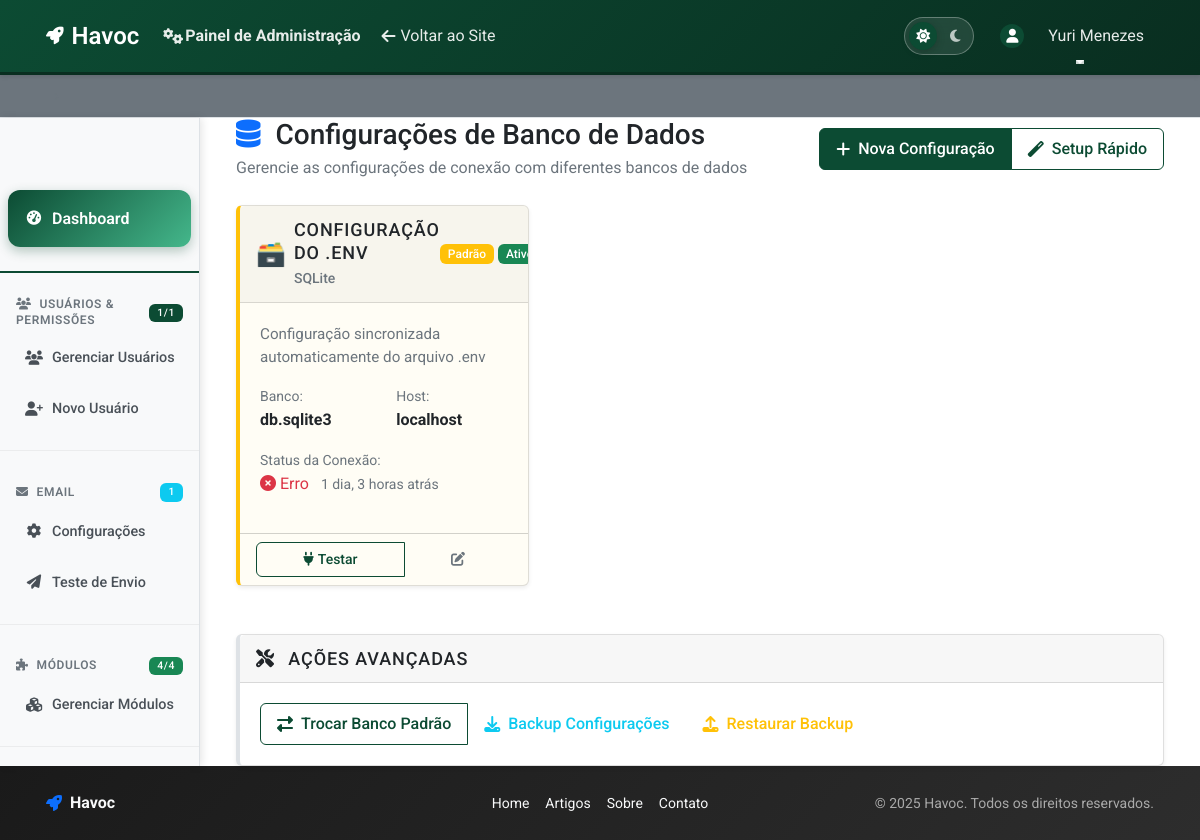
The page /config/banco-dados/ (signed in) on the database as committed earlier.
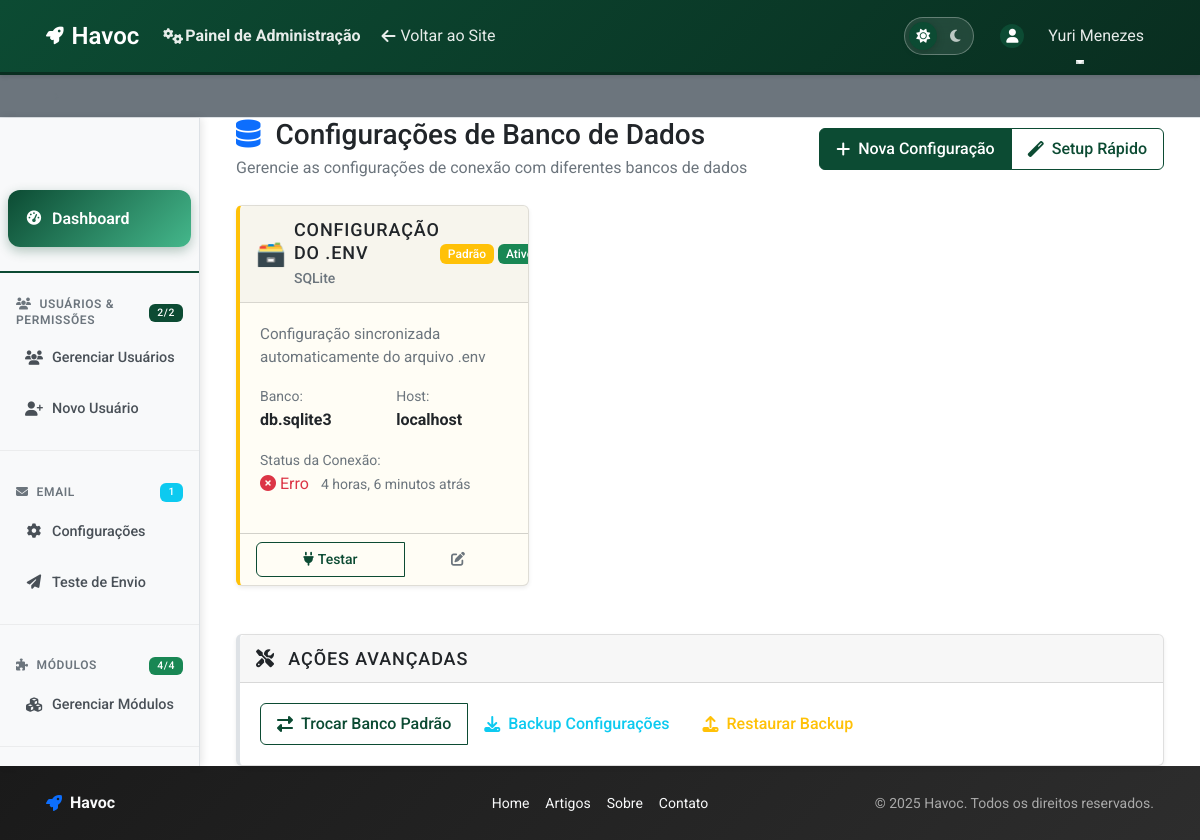
The same page on the database as committed later.
### apps/config/models/configuration_models.py (models this page shows, shortened)
class DatabaseConfiguration(models.Model):
    name = models.CharField(
        max_length=100,
        verbose_name='Nome da Configuração',
        help_text='Nome identificador (ex: PostgreSQL Principal, MySQL Backup)'
    )
    description = models.TextField(
        blank=True,
        verbose_name='Descrição'
    )
    engine = models.CharField(
        max_length=200,
        verbose_name='Engine do Banco',
        choices=[
            ('django.db.backends.postgresql', 'PostgreSQL'),
            ('django.db.backends.mysql', 'MySQL'),
            ('django.db.backends.sqlite3', 'SQLite'),
            ('django.db.backends.oracle', 'Oracle'),
        ],
        default='django.db.backends.postgresql'
    )
    name_db = models.CharField(
        max_length=200,
        verbose_name='Nome do Banco',
        help_text='Nome da base de dados'
    )
    user = models.CharField(
        max_length=200,
        blank=True,
        verbose_name='Usuário',
        help_text='Usuário para conexão (não necessário para SQLite)'
    )
    password = models.CharField(
        max_length=200,
        blank=True,
        verbose_name='Senha',
        help_text='Senha do usuário'
    )
    host = models.CharField(
        max_length=200,
        blank=True,
        default='localhost',
        verbose_name='Host',
        help_text='Endereço do servidor'
    )
    port = models.CharField(
        max_length=10,
        blank=True,
        verbose_name='Porta',
        help_text='Porta de conexão (deixe vazio para padrão)'
    )
    options = models.JSONField(
        default=dict,
        blank=True,
        verbose_name='Opções Adicionais',
        help_text='Configurações extras em formato JSON'
    )
    is_active = models.BooleanField(
        default=True,
        verbose_name='Ativo'
    )
    is_default = models.BooleanField(
        default=False,
        verbose_name='Padrão'
    )
    created_at = models.DateTimeField(auto_now_add=True)
    updated_at = models.DateTimeField(auto_now=True)
    created_by = models.ForeignKey(
        User,
        on_delete=models.SET_NULL,
        null=True,
        related_name='db_configs_created'
    )
    last_tested_at = models.DateTimeField(null=True, blank=True)
    last_test_result = models.JSONField(default=dict, blank=True)
    class Meta:
        verbose_name = 'Configuração de Banco de Dados'
        verbose_name_plural = 'Configurações de Banco de Dados'
        ordering = ['-is_default', '-is_active', 'name']

### apps/config/views/database_views.py (the view)
# urls.py: path('banco-dados/', DatabaseConfigListView.as_view(), name='database_list'),
class DatabaseConfigListView(ConfigPermissionMixin, ListView):
    model = DatabaseConfiguration
    template_name = 'config/database/list.html'
    context_object_name = 'configurations'
    paginate_by = 10
    def get_queryset(self):
        return DatabaseConfiguration.objects.all().order_by('-is_default', 'name')
    def get_context_data(self, **kwargs):
        context = super().get_context_data(**kwargs)
        context.update({
            'page_title': 'Configurações de Banco de Dados',
            'breadcrumbs': [
                {'name': 'Configurações', 'url': '/config/'},
                {'name': 'Banco de Dados', 'url': None}
            ]
        })
        return context

### apps/accounts/models/user.py (called while the page is built)
    def get_full_name(self):
        return f"{self.first_name} {self.last_name}".strip()

### apps/config/mixins.py (called while the page is built, shortened)
    def test_func(self):
        user = self.request.user
        if user.is_superuser:
            return True

    def dispatch(self, request, *args, **kwargs):
        if not self.test_func():
            return self.handle_no_permission()
        self.log_access(request)
        return super().dispatch(request, *args, **kwargs)

    def log_access(self, request):
        try:
            from apps.config.services.system_config_service import AuditLogService
            from apps.config.repositories.config_repository import DjangoAuditLogRepository
            audit_service = AuditLogService(DjangoAuditLogRepository())
            audit_service.log_user_activity(
                user=request.user,
                action='CONFIG_ACCESS',
                description=f'Acesso ao módulo de configurações: {request.path}',
                ip_address=self.get_client_ip(request)
            )
        except Exception:
            pass

### apps/config/services/module_service.py (called while the page is built)
    def get_menu_modules(self) -> List[AppModuleConfiguration]:
        return self.get_available_modules().filter(show_in_menu=True)

### templates/config/database/list.html (shortened to what the changed rows need)
{% extends 'config/base_config.html' %}
{% load static %}
{% block config_content %}
<div class="container-fluid">
    <div class="row mb-4">
        <div class="col-12">
            <div class="d-flex justify-content-between align-items-center">
                <div>
                    <h1 class="h3 mb-1">
                        <i class="fas fa-database text-primary me-2"></i>
                        Configurações de Banco de Dados
                    </h1>
                </div>
            </div>
        </div>
    </div>
    <div class="row">
        {% for config in configurations %}
        <div class="col-lg-6 col-xl-4 mb-4">
            <div class="card config-card h-100 {% if config.is_active %}active{% endif %} {% if config.is_default %}default{% endif %}">
                <div class="card-header d-flex justify-content-between align-items-center">
                    <div class="d-flex align-items-center">
                        <span class="engine-icon">
                            {% if 'sqlite' in config.engine %}
                                🗃️
                            {% elif 'postgresql' in config.engine %}
                                🐘
                            {% elif 'mysql' in config.engine %}
                                🐬
                            {% elif 'oracle' in config.engine %}
                                🔶
                            {% else %}
                                💾
                            {% endif %}
                        </span>
                        <div>
                            <h6 class="card-title mb-0">{{ config.name }}</h6>
                            <small class="text-muted">{{ config.get_engine_display }}</small>
                        </div>
                    </div>
                    <div class="d-flex gap-1">
                        {% if config.is_default %}
                            <span class="badge bg-warning status-badge">Padrão</span>
                        {% endif %}
                        {% if config.is_active %}
                            <span class="badge bg-success status-badge">Ativo</span>
                        {% else %}
                            <span class="badge bg-secondary status-badge">Inativo</span>
                        {% endif %}
                    </div>
                </div>
                <div class="card-body">
                    {% if config.description %}
                        <p class="card-text text-muted small">{{ config.description }}</p>
                    {% endif %}
                    <div class="row g-2 mb-3">
                        <div class="col-6">
                            <small class="text-muted d-block">Banco:</small>
                            <strong>{{ config.name_db|truncatechars:20 }}</strong>
                        </div>
                        <div class="col-6">
                            <small class="text-muted d-block">Host:</small>
                            <strong>{{ config.host|default:"localhost"|truncatechars:20 }}</strong>
                        </div>
                    </div>
                    <div class="mb-3">
                        <small class="text-muted d-block">Status da Conexão:</small>
                        <div class="connection-status" id="status-{{ config.id }}">
                            {% if config.last_tested_at %}
                                {% if 'sucesso' in config.last_test_result.message|lower %}
                                    <span class="text-success">
                                        <i class="fas fa-check-circle"></i>
                                        Conectado
                                    </span>
                                {% else %}
                                    <span class="text-danger">
                                        <i class="fas fa-times-circle"></i>
                                        Erro
                                    </span>
                                {% endif %}
                                <small class="text-muted ms-2">
                                    {{ config.last_tested_at|timesince }} atrás
                                </small>
                            {% else %}
                                <span class="text-warning">
                                    <i class="fas fa-question-circle"></i>
                                    Não testado
                                </span>
                            {% endif %}
                        </div>
                    </div>
                </div>
                <div class="card-footer bg-transparent">
                    <div class="btn-group w-100" role="group">
                        <button type="button"
                                class="btn btn-outline-primary btn-sm btn-test"
                                onclick="testConnection({{ config.id }})"
                                data-config-id="{{ config.id }}">
                            <i class="fas fa-plug"></i>
                            Testar
                        </button>
                        <a href="{% url 'config:database_edit' config.id %}"
                           class="btn btn-outline-secondary btn-sm"
                           title="Editar">
                            <i class="fas fa-edit"></i>
                        </a>
                    </div>
                </div>
            </div>
        </div>
        {% endfor %}
    </div>
</div>
{% endblock %}

Rows that differ between the two databases and show on the page:
changed DatabaseConfiguration "CONFIGURAÇÃO DO .ENV": last_tested_at "1 dia, 3 horas" → "4 horas, 6 minutos"
Other text that changed with them:
{{ stats.active_users }}: "1" → "2"
{{ stats.total_users }}: "1" → "2"
